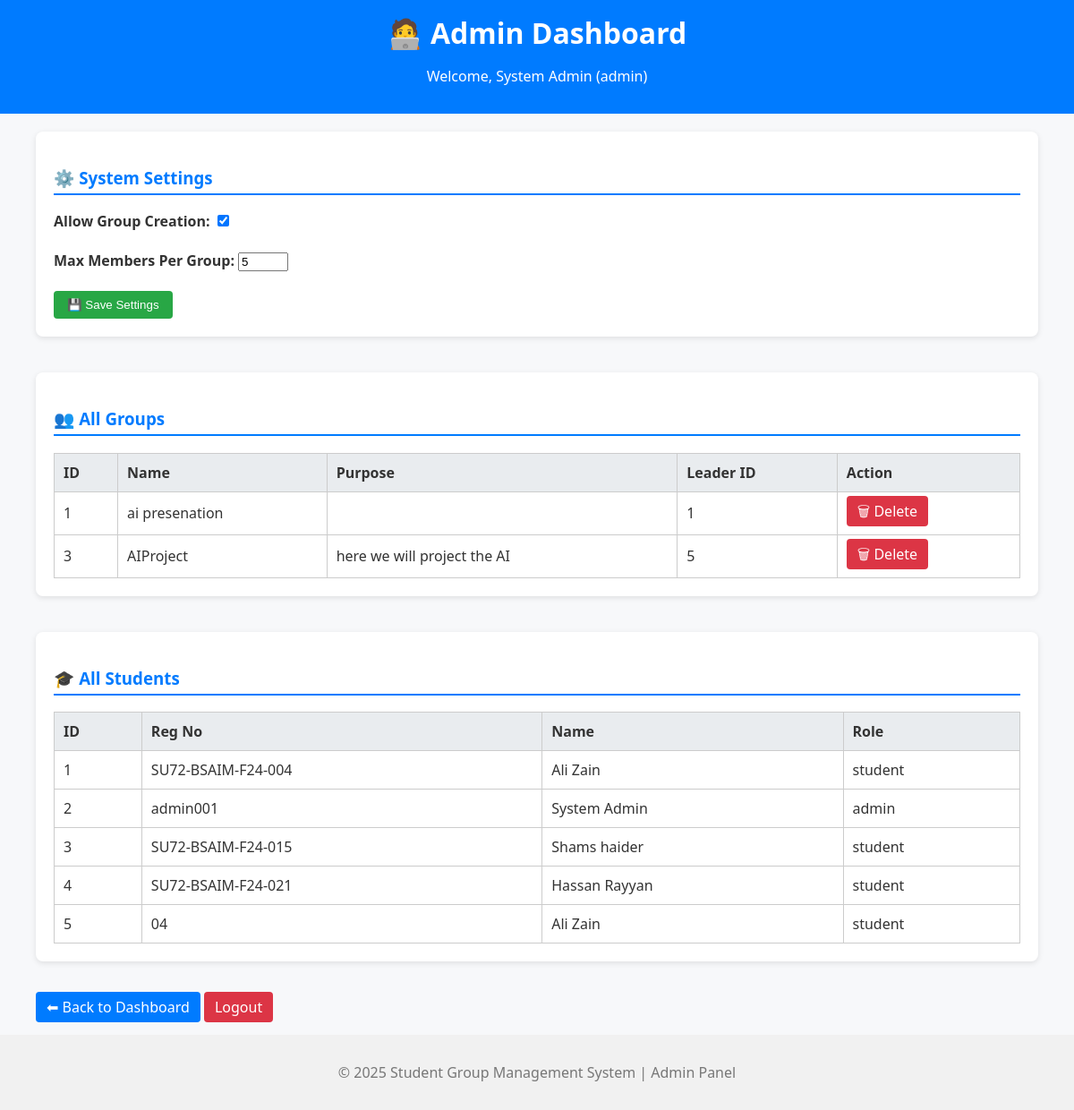
Page /admin/dashboard (signed in) on the committed database.
### tables this page shows
CREATE TABLE students (
                    id INTEGER PRIMARY KEY AUTOINCREMENT,
                    reg_no TEXT UNIQUE NOT NULL,
                    name TEXT,
                    password TEXT,
                    role TEXT DEFAULT 'student',
                    group_id INTEGER,
                    FOREIGN KEY (group_id) REFERENCES groups(id)
                );

CREATE TABLE groups (
                    id INTEGER PRIMARY KEY AUTOINCREMENT,
                    name TEXT NOT NULL,
                    purpose TEXT,
                    leader_id INTEGER, created_at TIMESTAMP,
                    FOREIGN KEY (leader_id) REFERENCES students(id)
                );

### app.py (the view)
@app.route('/admin/dashboard')
def admin_dashboard_panel():
    if 'user' not in session or session['user']['role'] != 'admin':
        return redirect('/login')
    conn = sqlite3.connect('database.db')
    c = conn.cursor()
    c.execute('SELECT * FROM groups')
    groups = c.fetchall()
    c.execute('SELECT * FROM students')
    students = c.fetchall()
    settings = get_admin_settings()
    conn.close()
    return render_template('admin_dashboard.html', groups=groups, students=students, settings=settings, user=session['user'])

### app.py (called while the page is built)
@app.before_request
def ensure_csrf():
    if 'csrf_token' not in session:
        session['csrf_token'] = secrets.token_hex(16)

def get_admin_settings():
    conn = sqlite3.connect('database.db')
    c = conn.cursor()
    c.execute("SELECT allow_group_creation, max_group_members FROM admin_settings LIMIT 1")
    settings = c.fetchone()
    conn.close()
    return {'allow_group_creation': settings[0], 'max_group_members': settings[1]}

### templates/admin_dashboard.html (shortened to what this page needs)
<!DOCTYPE html>
<html>
<head>
</head>
<body>
    <header>
        <h1>🧑‍💻 Admin Dashboard</h1>
        <p>Welcome, {{ user.name }} ({{ user.role }})</p>
    </header>
    <main>
        <section>
            <h3>⚙️ System Settings</h3>
            <form action="/admin/update_settings" method="post">
                <label><strong>Allow Group Creation:</strong></label>
                <input type="checkbox" name="allow_group_creation" value="1" {% if settings.allow_group_creation
                    %}checked{% endif %}>
                <br><br>
                <label><strong>Max Members Per Group:</strong></label>
                <input type="number" name="max_group_members" value="{{ settings.max_group_members }}" min="1" max="10">
                <br><br>
                <button type="submit" class="save-btn">💾 Save Settings</button>
            </form>
        </section>
        <section>
            <h3>👥 All Groups</h3>
            {% if groups %}
            <table>
                <tr>
                    <th>ID</th>
                    <th>Name</th>
                    <th>Purpose</th>
                    <th>Leader ID</th>
                    <th>Action</th>
                </tr>
                {% for g in groups %}
                <tr>
                    <td>{{ g[0] }}</td>
                    <td>{{ g[1] }}</td>
                    <td>{{ g[2] }}</td>
                    <td>{{ g[3] }}</td>
                    <td><a href="/admin/delete_group/{{ g[0] }}" class="btn btn-danger">🗑 Delete</a></td>
                </tr>
                {% endfor %}
            </table>
            {% else %}
            <p>No groups found.</p>
            {% endif %}
        </section>
        <section>
            <h3>🎓 All Students</h3>
            {% if students %}
            <table>
                <tr>
                    <th>ID</th>
                    <th>Reg No</th>
                    <th>Name</th>
                    <th>Role</th>
                </tr>
                {% for s in students %}
                <tr>
                    <td>{{ s[0] }}</td>
                    <td>{{ s[1] }}</td>
                    <td>{{ s[2] }}</td>
                    <td>{{ s[4] }}</td>
                </tr>
                {% endfor %}
            </table>
            {% else %}
            <p>No students registered yet.</p>
            {% endif %}
        </section>
        <a href="/dashboard" class="btn">⬅ Back to Dashboard</a>
        <a href="/logout" class="btn btn-danger">Logout</a>
    </main>
    <footer>
        <p>© 2025 Student Group Management System | Admin Panel</p>
    </footer>
</body>
</html>

### templates/admin_dashboard.html (style rules this page uses)
body { font-family: "Segoe UI", Arial, sans-serif; margin: 0; padding: 0; background-color: #f7f8fa; color: #333; }
header { background: #007bff; color: white; padding: 15px 30px; text-align: center; }
h1 { margin: 0; }
main { padding: 20px 40px; }
section { margin-bottom: 40px; background: white; padding: 20px; border-radius: 8px; box-shadow: 0 2px 6px rgba(0, 0, 0, 0.1); }
h3 { color: #007bff; border-bottom: 2px solid #007bff; padding-bottom: 5px; }
table { border-collapse: collapse; width: 100%; margin-top: 15px; }
th, td { border: 1px solid #ccc; padding: 10px; text-align: left; }
th { background-color: #e9ecef; }
.btn { padding: 6px 12px; text-decoration: none; background: #007bff; color: white; border-radius: 4px; }
.btn-danger { background: #dc3545; }
.save-btn { background-color: #28a745; color: white; border: none; padding: 8px 15px; border-radius: 4px; cursor: pointer; }
footer { text-align: center; padding: 15px; background: #f1f1f1; color: #777; }

### rows in the picture
students: name "System Admin", role "admin", id "2", reg_no "admin001"
groups: id "1", name "ai presenation", leader "1"
groups: id "3", name "AIProject", purpose "here we will project the AI", leader "5"
students: id "1", reg_no "SU72-BSAIM-F24-004", name "Ali Zain", role "student"
students: id "3", reg_no "SU72-BSAIM-F24-015", name "Shams haider", role "student"
students: id "4", reg_no "SU72-BSAIM-F24-021", name "Hassan Rayyan", role "student"
students: id "5", reg_no "04", name "Ali Zain", role "student"
